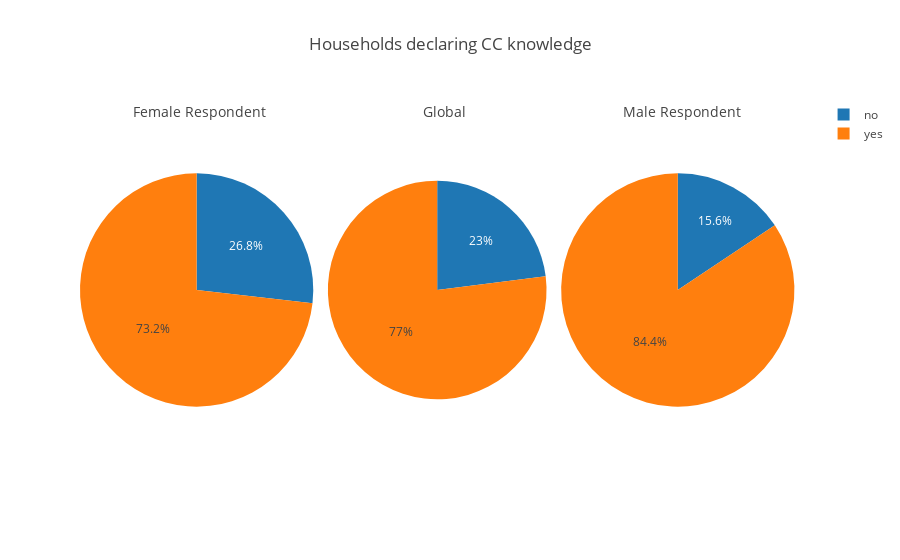

The code cell stored with this chart in its notebook:
### Markdown cell above
## Climate change awareness

### Code cell
create_graphs_respondent(lambda x: x.groupby('cc_knowledge').size(),
                         lambda x: x.values,
                         lambda x: x.index.values,
                         lambda x: x.sum(),
                         "Households declaring CC knowledge")

### Figure 1 — Plotly figure (JSON) as saved in the notebook; plotly's stock layout.template omitted (floating-point values rounded to 4 significant figures)
{"data": [{"domain": {"x": [0, 0.32]}, "labels": ["no", "yes"], "sort": false, "type": "pie", "values": [92, 251]}, {"domain": {"x": [0.34, 0.64]}, "labels": ["no", "yes"], "sort": false, "type": "pie", "values": [120, 402]}, {"domain": {"x": [0.66, 0.98]}, "labels": ["no", "yes"], "sort": false, "type": "pie", "values": [28, 151]}], "layout": {"annotations": [{"font": {"size": 14}, "showarrow": false, "text": "Female Respondent", "x": 0.07, "y": 1}, {"font": {"size": 14}, "showarrow": false, "text": "Global", "x": 0.5, "y": 1}, {"font": {"size": 14}, "showarrow": false, "text": "Male Respondent", "x": 0.91, "y": 1}], "title": "Households declaring CC knowledge"}}
